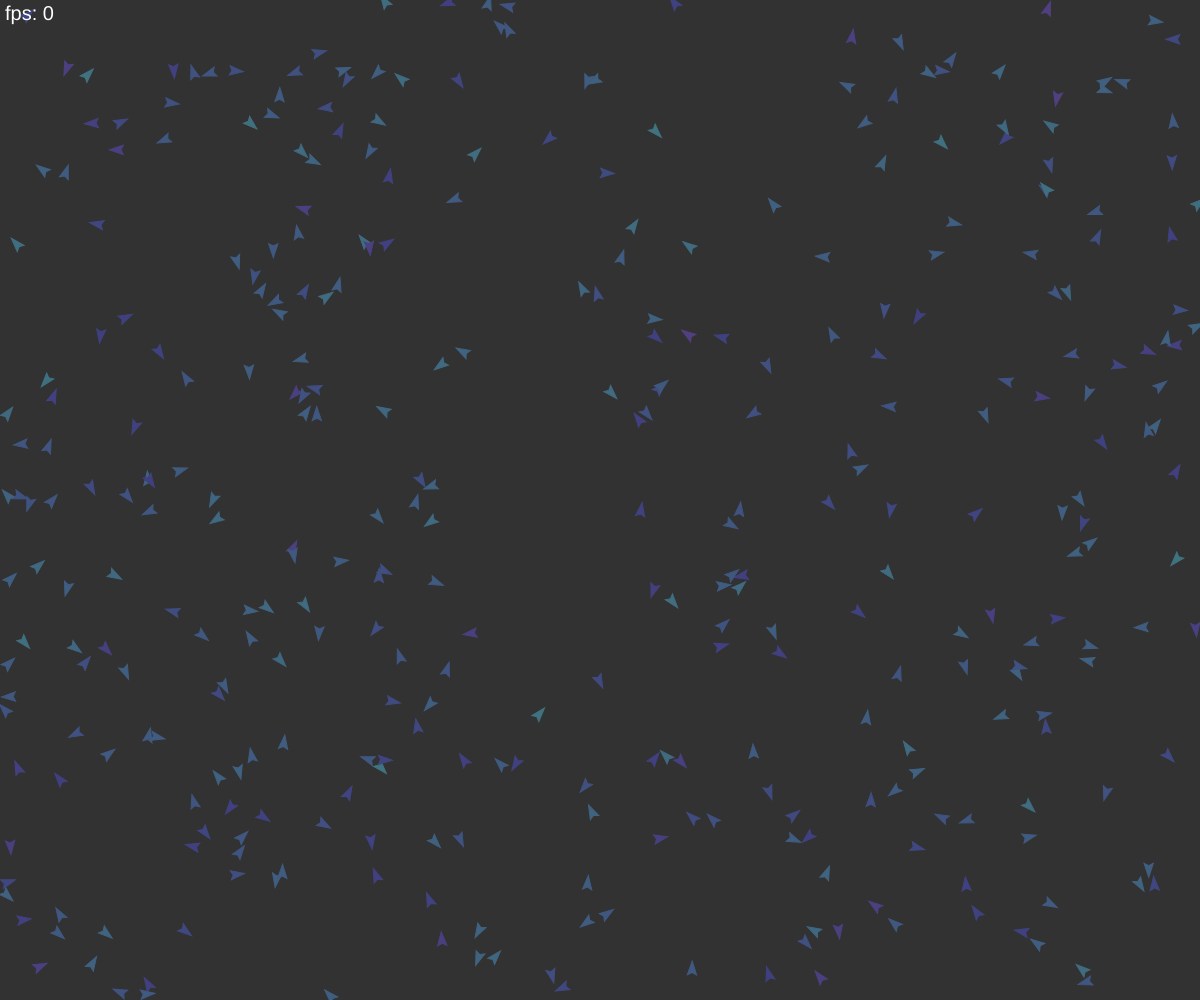
Frame 1 (no input)
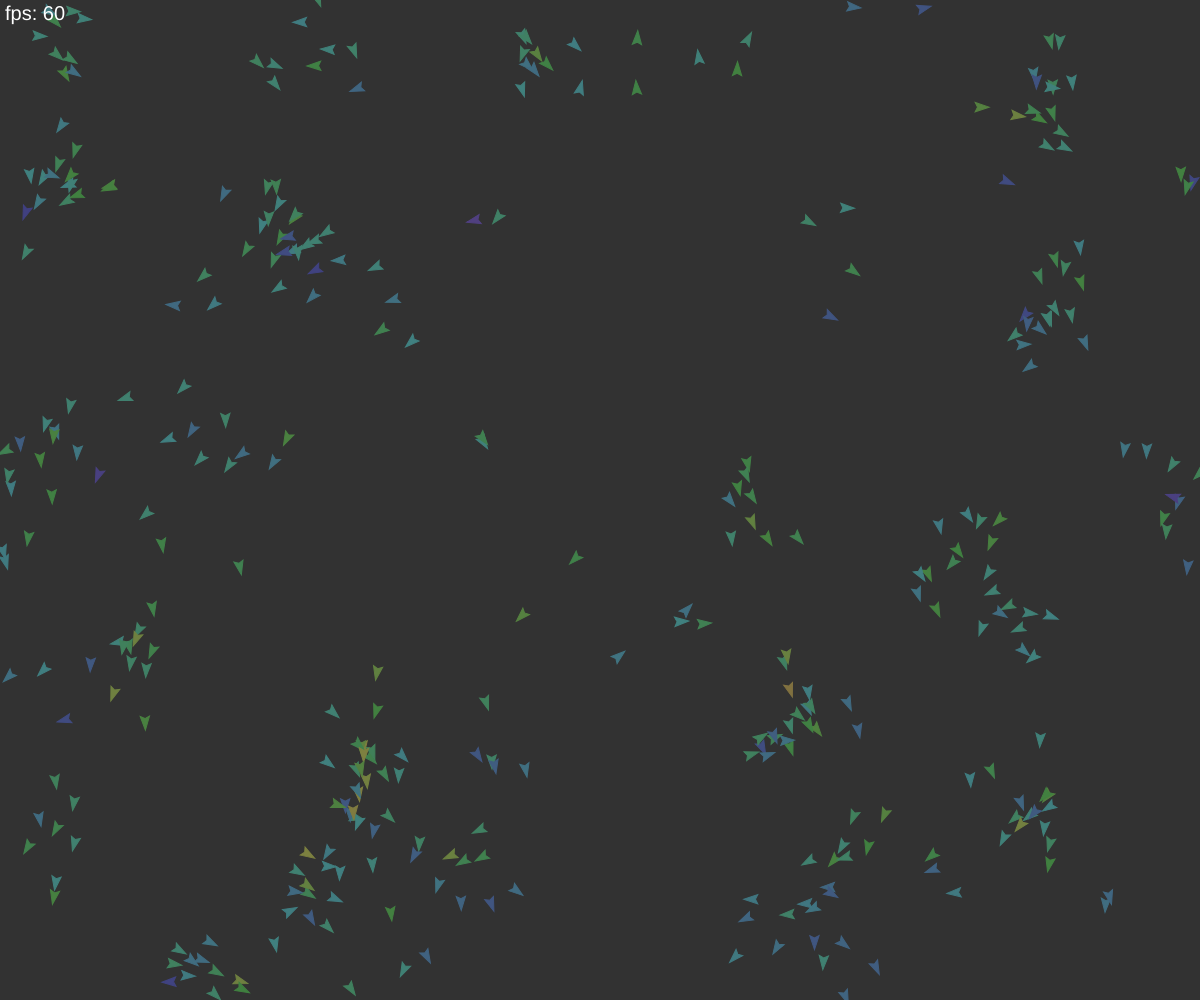
Frame 60 (no input)
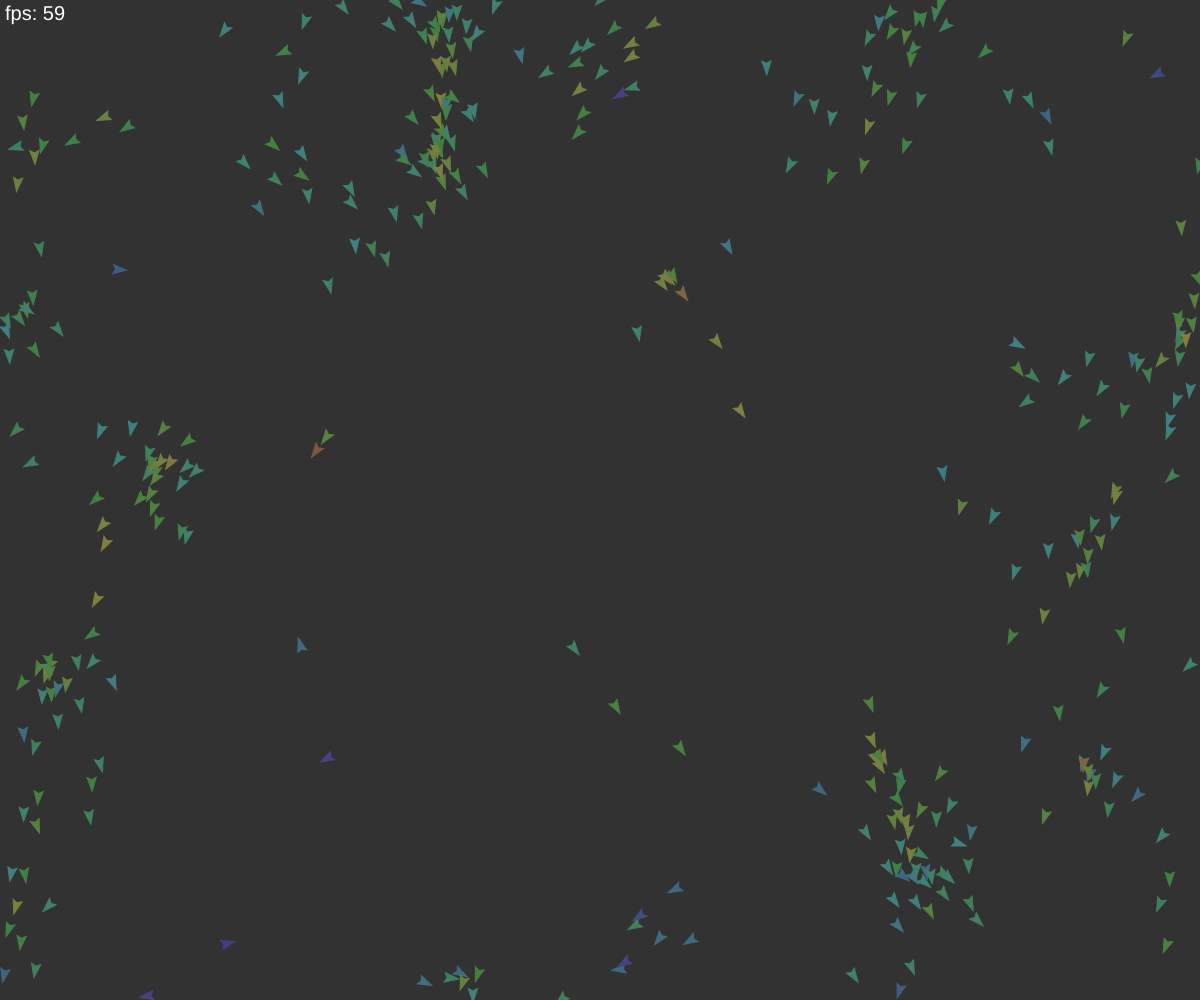
Frame 120 (the mouse pressed at the canvas centre since frame 60)

The p5.js sketch that drew these frames (run headless with seeded random() and noise() and a simulated clock; from frame 60 on, the mouse is pressed at the canvas centre):

// p5.js sketch
// ── sketch.js
var flock;
var hash_size;
var debug = false;
var last_frame_rate = 0;

function printFPS() {
  // update fps every 8 frames to make it easier to see
  if (frameCount % 8 == 0) 
    last_frame_rate = frameRate();
  push();
  textSize(20);
  fill(255);
  strokeWeight(0);
  text("fps: " + Math.trunc(last_frame_rate), 5, 20);
  pop();
}

function setup() {
  fill(255);
  createCanvas(windowWidth, windowHeight);
  flock = new Flock(
    windowWidth,
    windowHeight,
    ...setCells(windowWidth, windowHeight, 25)
  );
  hash_size = Math.max(
    flock.alignment_radius, 
    flock.cohesion_radius, 
    flock.seperation_radius
  );
  flock.updateFlockSize(350);
  background(50);
}

function draw() {
  background(50);
  hash_size = Math.max(
    flock.alignment_radius, 
    flock.cohesion_radius, 
    flock.seperation_radius
  );
  if (debug) flock.spacial_map.show();
  flock.updateAndRender(
    windowWidth,
    windowHeight,
    ...setCells(windowWidth, windowHeight, hash_size)
  );
  printFPS();
}

function windowResized() {
  createCanvas(windowWidth, windowHeight);
  flock.updateAndRender(
    windowWidth,
    windowHeight,
    ...setCells(windowWidth, windowHeight, hash_size)
  );
}

// ── boid.js
class Boid {
  constructor(p_x = 0, p_y = 0, v_x = 0, v_y = 0) {
    this.position = createVector(p_x, p_y);
    this.velocity = createVector(v_x, v_y);
    this.acceleration = createVector(0, 0);
    this.size = 14;
    this.hash = null;
  }

  render(max_speed) {
    let theta = this.velocity.heading();
    push();

    // Color the boid according to the magnitude of its velocity
    colorMode(HSB, 255);
    fill(200 - ((this.velocity.mag() / max_speed) * 185 + 15), 128, 128);
    stroke(200 - ((this.velocity.mag() / max_speed) * 185 + 15), 128, 128);

    translate(this.position.x, this.position.y);
    rotate(theta);
    beginShape();

    vertex(this.size / 2, 0);
    vertex(-this.size / 2, -this.size / 3);
    vertex(-this.size / 3, 0);
    vertex(-this.size / 2, this.size / 3);

    endShape(CLOSE);
    pop();
  }

  updatePosition(w, h) {
    this.position.add(p5.Vector.mult(this.velocity, deltaTime / 16));
    this.velocity.add(this.acceleration);
    this.acceleration = createVector(0, 0);

    if (this.position.x > width) this.position.x = 0;
    if (this.position.x < 0) this.position.x = w-1;
    if (this.position.y > height) this.position.y = 0;
    if (this.position.y < 0) this.position.y = h-1;
  }

  applyForce(force) {
    this.acceleration.add(force);
  }
}

// ── flock.js
function setCells(w, h, d) {
  return [Math.floor(h / d), Math.floor(w / d)];
}

class Flock {
  constructor(w, h, r, c) {
    this.boids = [];
    this.spacial_map = new SpacialHash(w, h, r, c);
    this.w = w;
    this.h = h;
    this.r = r;
    this.c = c;

    this.flock_size = 0;
    this.fov = 4 * PI / 3; // in radians
    this.max_speed = 10;
    this.max_acceleration = 0.08;

    this.seperation_radius = 120;
    this.alignment_radius = 80;
    this.cohesion_radius = 80;

    this.seperation_strength = 2.5;
    this.alignment_strength = 1.4;
    this.cohesion_strength = 3.3;
  }

  updateFlockSize(new_size) {
    if (new_size > this.flock_size)
      for (let i = 0; i < new_size - this.flock_size; i++) {
        let boid = new Boid(
          Math.random() * width,
          Math.random() * height,
          Math.random() * 4 - 2,
          Math.random() * 4 - 2
        );
        this.boids.push(boid);
      }
    else if (new_size < this.flock_size)
      for (let i = 0; i < this.flock_size - new_size; i++)
        this.boids.pop();
    this.flock_size = new_size;
  }

  updateAndRender(w, h, r, c) {
    this.spacial_map = new SpacialHash(w, h, r, c);
    
    for (let b in this.boids) {
      this.boids[b].updatePosition(w, h);

      this.boids[b].hash = this.spacial_map.insert(
        this.boids[b],
        this.boids[b].position.x,
        this.boids[b].position.y
      );
    }

    for (let b in this.boids) {
      this.boids[b].render(this.max_speed);

      let neighbors = this.spacial_map.getNear(this.boids[b].hash);
      
      let seperation = createVector(0, 0);
      let alignment = createVector(0, 0);
      let cohesion = createVector(0, 0);

      let valid_neighbors = 0;
      for (let n in neighbors) {
        let distance = p5.Vector.dist(
          this.boids[b].position, 
          neighbors[n].position
        );
        let heading_diff = 
          this.boids[b].velocity.heading() - 
          neighbors[n].velocity.heading();
        if (heading_diff < PI-this.fov/2 && heading_diff > -PI-this.fov/2) {
          if (distance > 0 && distance < this.seperation_radius) {
            let difference = p5.Vector.sub(
              this.boids[b].position, 
              neighbors[n].position
            );
            difference.normalize();
            difference.div(distance);
            seperation.add(difference);
          }

          if (distance > 0 && distance < this.alignment_radius) {
            alignment.add(neighbors[n].velocity);
          }

          if (distance > 0 && distance < this.cohesion_radius) {
            valid_neighbors++;
            cohesion.add(neighbors[n].position);
          }
        }
      }

      if (seperation.mag() > 0) {
        seperation.normalize();
        seperation.mult(this.max_speed);
        seperation.sub(this.boids[b].velocity);
        seperation.limit(this.max_acceleration);
      }

      alignment.normalize();
      alignment.mult(this.max_speed);
      alignment = p5.Vector.sub(alignment, this.boids[b].velocity);
      alignment.limit(this.max_acceleration);

      if (valid_neighbors != 0) {
        cohesion.div(valid_neighbors);
        cohesion.sub(this.boids[b].position);
        cohesion.normalize();
        cohesion.mult(this.max_speed);
        cohesion.sub(this.boids[b].velocity);
        cohesion.limit(this.max_acceleration);
      }

      this.boids[b].applyForce(seperation.mult(this.seperation_strength));
      this.boids[b].applyForce(alignment.mult(this.alignment_strength));
      this.boids[b].applyForce(cohesion.mult(this.cohesion_strength));
    }
  }
}

// ── spacialhash.js
class SpacialHash {
  constructor(width, height, rows, columns) {
    this.width = width;
    this.height = height;
    this.rows = rows;
    this.columns = columns;
    this.cell_width = width / columns;
    this.cell_height = height / rows;

    this.table = Array.from(Array(rows * columns), () => new Array());
  }

  clear() {
    this.table = this.table.map(() => new Array());
  }

  insert(object, x, y) {
    let hash =
      Math.floor(x / this.cell_width) +
      Math.floor(y / this.cell_height) * this.columns;
    this.table[hash].push(object);
    return hash;
  }

  getNear(hash) {
    let neighbors = [];

    let left = false, right = false, top = false, bottom = false;

    // Center
    neighbors = neighbors.concat(this.table[hash]);
    // Left
    if ((hash - 1) % this.columns < hash % this.columns && hash != 0) {
      neighbors = neighbors.concat(this.table[hash - 1]);
      left = true;
    }
    // Right
    if ((hash + 1) % this.columns > hash % this.columns){
      neighbors = neighbors.concat(this.table[hash + 1]);
      right = true;
    }
    // Top
    if (hash + this.columns < this.columns * this.rows){
      neighbors = neighbors.concat(this.table[hash + this.columns]);
      top = true;
    }
    // Bottom
    if (hash - this.columns > 0){
      neighbors = neighbors.concat(this.table[hash - this.columns]);
      bottom = true;
    }

    // Top-Left
    if (top && left) 
      neighbors = neighbors.concat(this.table[hash + this.columns - 1]);
    // Top-Right
    if (top && right) 
      neighbors = neighbors.concat(this.table[hash + this.columns + 1]);
    // Bottom-Left
    if (bottom && left) 
      neighbors = neighbors.concat(this.table[hash - this.columns - 1]);
    // Bottom-Right
    if (bottom && right) 
      neighbors = neighbors.concat(this.table[hash - this.columns + 1]);

    return neighbors;
  }

  show() {
    push();
    stroke(123);
    fill(60);
    strokeWeight(0.5);
    for (let i = 0; i < this.columns; i++)
      for (let j = 0; j < this.rows; j++) {
        let hash = i + j * this.columns;
        if (this.table[hash].length != 0)
          rect(
            i * this.cell_width,
            j * this.cell_height,
            this.cell_width,
            this.cell_height
          );
      }
    pop();
  }
}
